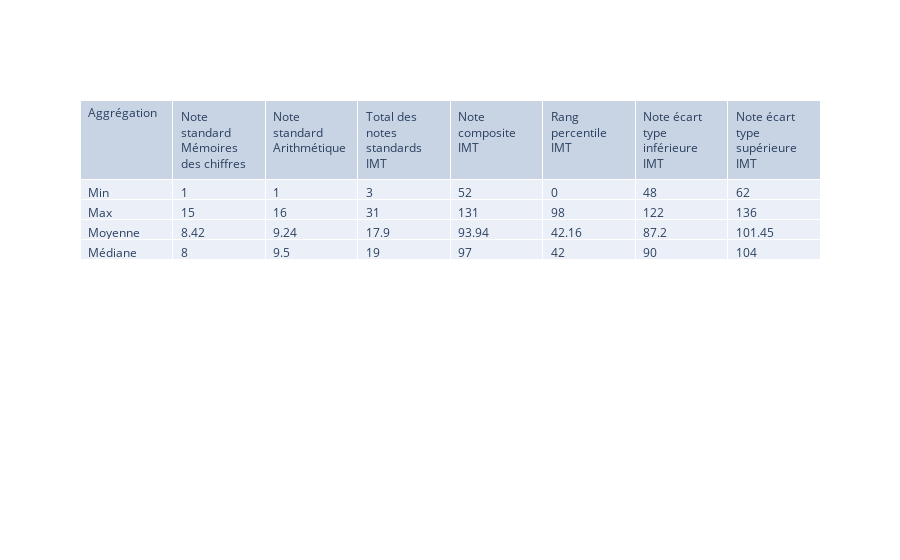

The cell this chart's notebook holds for it:
### Code cell
fig = go.Figure(data=wais_sub)
fig.show()

### Figure 1 — Plotly figure (JSON) as saved in the notebook; plotly's stock layout.template omitted (floating-point values rounded to 4 significant figures)
{"data": [{"cells": {"align": "left", "values": [["Min", "Max", "Moyenne", "Médiane"], [1, 15, 8.42, 8], [1, 16, 9.24, 9.5], [3, 31, 17.9, 19], [52, 131, 93.94, 97], [0, 98, 42.16, 42], [48, 122, 87.2, 90], [62, 136, 101.5, 104]]}, "header": {"align": "left", "values": ["Aggrégation", "Note standard Mémoires des chiffres", "Note standard Arithmétique", "Total des notes standards IMT", "Note composite IMT", "Rang percentile IMT", "Note écart type inférieure IMT", "Note écart type supérieure IMT"]}, "type": "table"}], "layout": {}}
